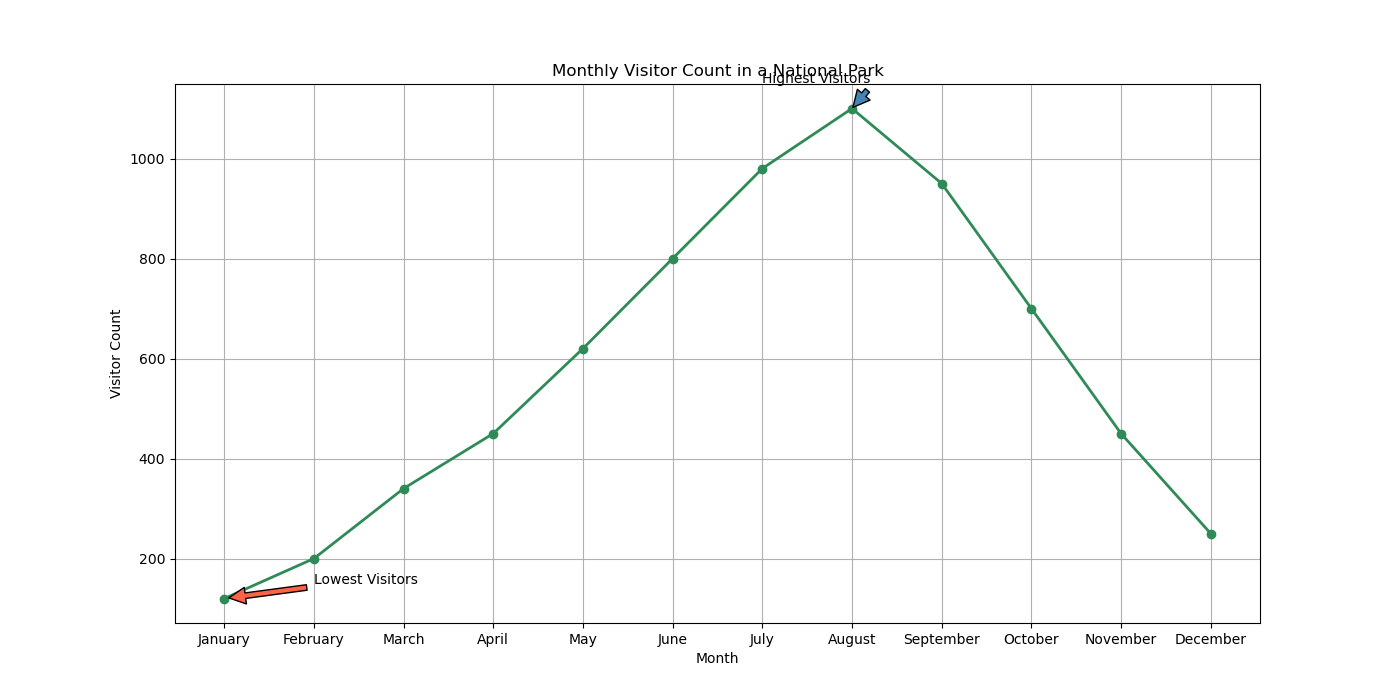

Write Python code to recreate this figure.

import matplotlib.pyplot as plt

# Data
months = ["January", "February", "March", "April", "May", "June", 
          "July", "August", "September", "October", "November", "December"]
visitor_count = [120, 200, 340, 450, 620, 800, 980, 1100, 950, 700, 450, 250]

plt.figure(figsize=(14, 7))  # Changing width and height of the chart
plt.plot(months, visitor_count, marker='o', color='#2E8B57', linewidth=2)  # Modified color scheme

# Adding annotations for the highest and lowest visitor counts
plt.annotate('Lowest Visitors', xy=(0, 120), xytext=(1, 150),
             arrowprops=dict(facecolor='#FF6347', shrink=0.05))
plt.annotate('Highest Visitors', xy=(7, 1100), xytext=(6, 1150),
             arrowprops=dict(facecolor='#4682B4', shrink=0.05))

plt.title('Monthly Visitor Count in a National Park')  # New headline which fits the topic
plt.xlabel('Month')  # Changing labels to fit the new data type
plt.ylabel('Visitor Count')
plt.grid(True)

plt.show()
